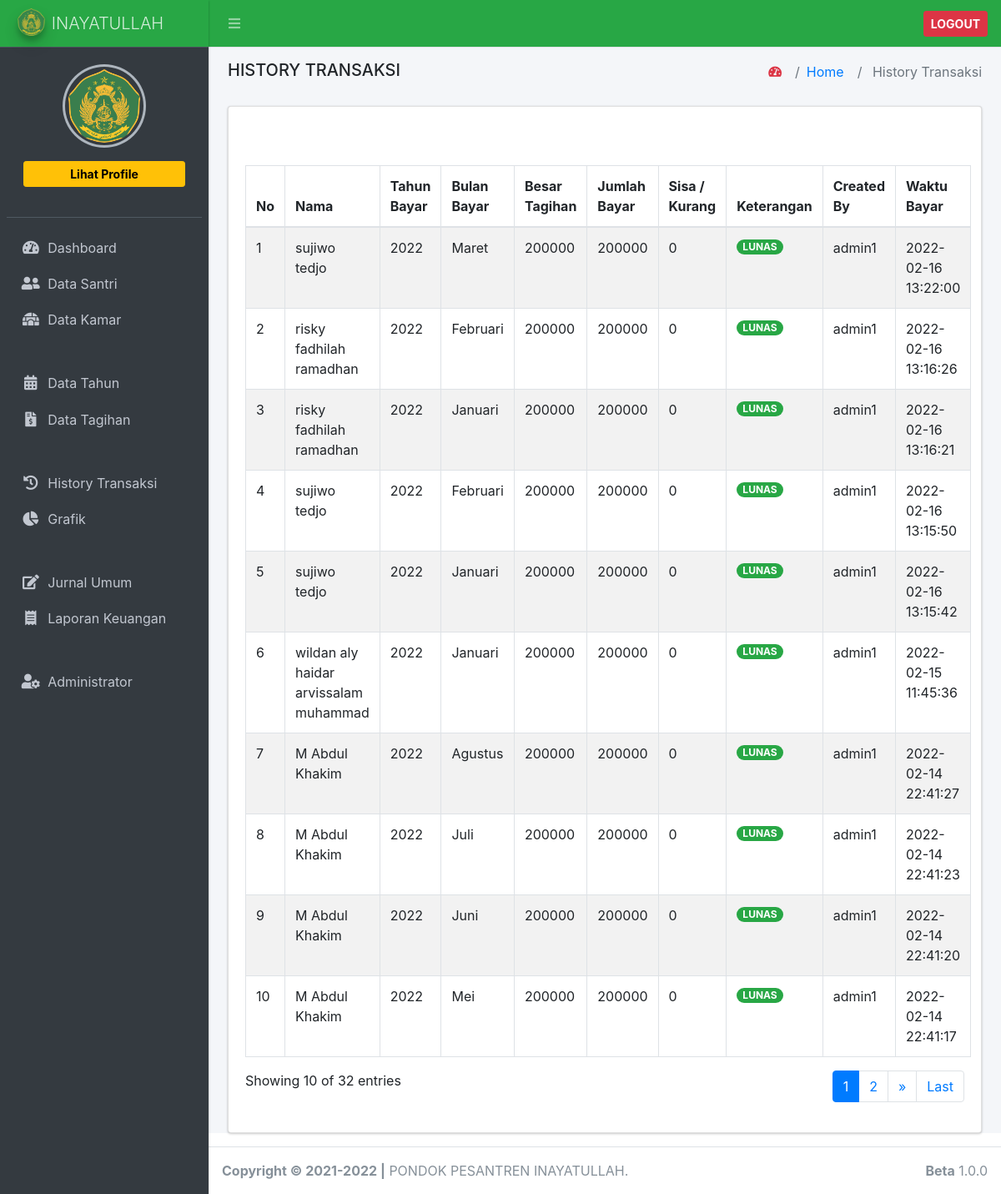
Page /index.php/history_transaksi on the committed database.
### tables this page shows
CREATE TABLE `tb_data_transaksi` (
  `id_data_transaksi` int(11) NOT NULL,
  `id_data_santri` int(11) NOT NULL,
  `id_data_tagihan` int(11) DEFAULT NULL,
  `jumlah_bayar` varchar(100) DEFAULT NULL,
  `sisa` varchar(100) DEFAULT NULL,
  `keterangan` enum('0','1') DEFAULT NULL,
  `tanggal_bayar` datetime DEFAULT NULL,
  `created_by` varchar(200) NOT NULL
);

CREATE TABLE `tb_data_santri` (
  `id` int(11) NOT NULL,
  `nama` varchar(200) NOT NULL,
  `nis` varchar(20) NOT NULL,
  `alamat` varchar(200) NOT NULL,
  `jenis_kelamin` enum('L','P') NOT NULL,
  `id_kamar` int(11) NOT NULL,
  `id_kelas` int(11) NOT NULL,
  `no_hp` varchar(20) NOT NULL,
  `password` varchar(20) NOT NULL,
  `tgl_masuk` date DEFAULT NULL,
  `foto` varchar(200) NOT NULL
);

CREATE TABLE `tb_tahun` (
  `id_tahun` int(11) NOT NULL,
  `nama_tahun` varchar(200) NOT NULL,
  `nominal_tagihan` varchar(200) NOT NULL
);

CREATE TABLE `tb_bulan` (
  `id_bulan` int(11) NOT NULL,
  `nama_bulan` varchar(100) NOT NULL
);

CREATE TABLE `tb_data_tagihan` (
  `id` int(11) NOT NULL,
  `id_tahun` int(11) NOT NULL,
  `id_bulan` int(11) NOT NULL,
  `nominal` varchar(200) NOT NULL
);

### index.php (called while the page is built, shortened)
<?php
require_once BASEPATH.'core/CodeIgniter.php';

### application/config/config.php (called while the page is built, shortened)
<?php
$config['base_url'] = 'http://localhost/spp_inay/';
$config['index_page'] = '';
$config['uri_protocol']    = 'REQUEST_URI';
$config['url_suffix'] = '';
$config['language']    = 'english';
$config['charset'] = 'UTF-8';
$config['enable_hooks'] = FALSE;
$config['subclass_prefix'] = 'MY_';
$config['composer_autoload'] = FALSE;
$config['permitted_uri_chars'] = 'a-z 0-9~%.:_\-';
$config['enable_query_strings'] = FALSE;
$config['controller_trigger'] = 'c';
$config['function_trigger'] = 'm';
$config['directory_trigger'] = 'd';
$config['allow_get_array'] = TRUE;
$config['log_threshold'] = 0;
$config['log_path'] = '';
$config['log_file_extension'] = '';
$config['log_file_permissions'] = 0644;
$config['log_date_format'] = 'Y-m-d H:i:s';
$config['error_views_path'] = '';
$config['cache_path'] = '';
$config['cache_query_string'] = FALSE;
$config['encryption_key'] = '';
$config['sess_driver'] = 'files';
$config['sess_cookie_name'] = 'ci_session';
$config['sess_expiration'] = 7200;
$config['sess_save_path'] = NULL;
$config['sess_match_ip'] = FALSE;
$config['sess_time_to_update'] = 300;
$config['sess_regenerate_destroy'] = FALSE;
$config['cookie_prefix']    = '';
$config['cookie_domain']    = '';
$config['cookie_path']        = '/';
$config['cookie_secure']    = FALSE;
$config['cookie_httponly']     = FALSE;
$config['standardize_newlines'] = FALSE;
$config['global_xss_filtering'] = FALSE;
$config['csrf_protection'] = FALSE;
$config['csrf_token_name'] = 'csrf_test_name';
$config['csrf_cookie_name'] = 'csrf_cookie_name';
$config['csrf_expire'] = 7200;
$config['csrf_regenerate'] = TRUE;
$config['csrf_exclude_uris'] = array();
$config['compress_output'] = FALSE;
$config['time_reference'] = 'local';
$config['rewrite_short_tags'] = FALSE;
$config['proxy_ips'] = '';

### application/models/m_history_transaksi.php (called while the page is built, shortened)
<?php
class m_history_transaksi extends CI_Model
{
	public function count_search_data()
	{
		$this->db->select('*');
		$this->db->where_not_in('tanggal_bayar','');
		return $this->db->get('tb_data_transaksi')->num_rows();
	}
	public function get_search_data($limit, $start)
	{
		$this->db->select('*');
		$this->db->join('tb_data_santri', 'tb_data_santri.id = tb_data_transaksi.id_data_santri');
		$this->db->join('tb_data_tagihan', 'tb_data_tagihan.id = tb_data_transaksi.id_data_tagihan');
		$this->db->join('tb_kamar', 'tb_kamar.id_kamar = tb_data_santri.id_kamar');
		$this->db->join('tb_kelas', 'tb_kelas.id_kelas = tb_data_santri.id_kelas');
		$this->db->join('tb_tahun', 'tb_data_tagihan.id_tahun = tb_tahun.id_tahun');
		$this->db->join('tb_bulan', 'tb_data_tagihan.id_bulan = tb_bulan.id_bulan');
		$this->db->order_by('tb_data_transaksi.tanggal_bayar', 'DESC');
		$this->db->where_not_in('tanggal_bayar','');
		return $this->db->get('tb_data_transaksi', $limit, $start)->result();
	}
}

### application/views/history_transaksi/index.php (the view, shortened to what this page needs)
<div class="card">
    <div class="card-body">
        <div id="example1_wrapper" class="dataTables_wrapper dt-bootstrap4">
            <div class="row d-flex">
                <div class="col-6">
                </div>
                <div class="col-6">
                </div>
            </div>
            <br>
            <div class="row d-flex">
                <div class="col-9">
                </div>
                <div class="col-3">
                </div>
            </div>
            <br>
            <div class="row">
                <div class="col-sm-12">
                    <table id="example1" class="table table-bordered table-striped dataTable" role="grid" aria-describedby="example1_info">
                        <thead>
                            <tr role="row">
                                <th class="sorting_asc" tabindex="0" aria-controls="example1" rowspan="1" colspan="1" aria-sort="ascending" aria-label="No: activate to sort column descending">No</th>
                                <th class="sorting" tabindex="0" aria-controls="example1" rowspan="1" colspan="1" aria-label="Nama: activate to sort column ascending">Nama</th>
                                <th class="sorting" tabindex="0" aria-controls="example1" rowspan="1" colspan="1" aria-label="Alamat: activate to sort column ascending">Tahun Bayar</th>
                                <th class="sorting" tabindex="0" aria-controls="example1" rowspan="1" colspan="1" aria-label="Kamar: activate to sort column ascending">Bulan Bayar</th>
                                <th class="sorting" tabindex="0" aria-controls="example1" rowspan="1" colspan="1" aria-label="Kelas: activate to sort column ascending">Besar Tagihan</th>
                                <th class="sorting" tabindex="0" aria-controls="example1" rowspan="1" colspan="1" aria-label="Kelas: activate to sort column ascending">Jumlah Bayar</th>
                                <th class="sorting" tabindex="0" aria-controls="example1" rowspan="1" colspan="1" aria-label="Kelas: activate to sort column ascending">Sisa / Kurang</th>
                                <th class="sorting" tabindex="0" aria-controls="example1" rowspan="1" colspan="1" aria-label="Kelas: activate to sort column ascending">Keterangan</th>
                                <th class="sorting" tabindex="0" aria-controls="example1" rowspan="1" colspan="1" aria-label="Kelas: activate to sort column ascending">Created By</th>
                                <th class="sorting" tabindex="0" aria-controls="example1" rowspan="1" colspan="1" aria-label="Kelas: activate to sort column ascending">Waktu Bayar</th>
                            </tr>
                        </thead>
                        <tbody>
                            <?php
                            $no = 0;
                            $urut = 0;
                            foreach ($history_transaksi as $ds) {
                                $no++
                            ?>
                                <tr role="row" class="odd">
                                    <td><?= ++$start ?></td>
                                    <td><?= $ds->nama; ?></td>
                                    <td><?= $ds->nama_tahun; ?></td>
                                    <td><?= $ds->nama_bulan; ?></td>
                                    <td><?= $ds->nominal; ?></td>
                                    <td>
                                        <?php
                                        if ($ds->jumlah_bayar) {
                                            echo $ds->jumlah_bayar;
                                        } else if ($urut == 0) { ?>
                                            <?php $urut++; ?>
                                            <a type="button" class="btn btn-sm btn-primary" data-toggle="tooltip" data-placement="top" title="Input Transaksi" href="<?= base_url('history_transaksi/add/') ?><?= $ds->id_data_transaksi ?>">Input Transaksi</a>
                                            <?php } else { ?>
                                                <a type="button" aria-disabled="true" class="btn btn-sm btn-primary disabled" data-toggle="tooltip" data-placement="top" title="Input Transaksi" href="<?= base_url('history_transaksi/add/') ?><?= $ds->id_data_transaksi ?>">Input Transaksi</a>
                                        <?php } ?>
                                    </td>
                                    <td>
                                        <?php if ($ds->sisa > 0) { ?>
                                            <?php $urut--; ?>
                                            <a href=""><?= $ds->sisa; ?></a>
                                            <!-- <button type="button" class="btn btn-default" data-toggle="modal" data-target="#modal-default">
                                                <?= $ds->sisa; ?>
                                            </button> -->
                                            <?php } else if ($ds->sisa < 0) { ?>
                                                <?php $urut--; ?>
                                                <p><?= $ds->sisa; ?></p>
                                                <?php } else { ?>
                                                    <?= $ds->sisa; ?>
                                                    <?php } ?>
                                                </td>
                                                <td>
                                            <?php
                                            if ($ds->keterangan == 1) { ?>
                                            <h6><span class="badge badge-pill badge-success">LUNAS</span></h6>
                                            <?php } elseif ($ds->keterangan == '0') { ?>
                                                <h6><span class="badge badge-pill badge-success">BELUM LUNAS</span></h6>
                                                <?php } ?>
                                            </td>
                                            <td><?= $ds->created_by; ?></td>
                                            <td><?= $ds->tanggal_bayar; ?></td>
                                        </tr>
                                        <?php
                            } ?>
                        </tbody>
                    </table>
                </div>
            </div>
            <div class="row">
                <div class="col-sm-12 col-md-5">
                    <div class="dataTables_info" id="example1_info" role="status" aria-live="polite">Showing <?= $no; ?> of <?= $jumlah_data; ?> entries</div>
                </div>
                <div class="col-sm-12 col-md-7 float-right">
                    <div class="dataTables_paginate paging_simple_numbers float-right" id="example1_paginate">
                        <?= $pagination; ?>
                    </div>
                </div>
            </div>
        </div>
    </div>
</div>

### rows in the picture
tb_data_transaksi: id_data_santri.nama "sujiwo tedjo", tb_tahun.nama_tahun "2022", tb_bulan.nama_bulan "Maret", id_data_tagihan.nominal "200000", jumlah_bayar "200000", sisa "0", keterangan "LUNAS", created_by "admin1", tanggal_bayar "2022-02-16 13:22:00"
tb_data_transaksi: id_data_santri.nama "risky fadhilah ramadhan", tb_tahun.nama_tahun "2022", tb_bulan.nama_bulan "Februari", id_data_tagihan.nominal "200000", jumlah_bayar "200000", sisa "0", keterangan "LUNAS", created_by "admin1", tanggal_bayar "2022-02-16 13:16:26"
tb_data_transaksi: id_data_santri.nama "risky fadhilah ramadhan", tb_tahun.nama_tahun "2022", tb_bulan.nama_bulan "Januari", id_data_tagihan.nominal "200000", jumlah_bayar "200000", sisa "0", keterangan "LUNAS", created_by "admin1", tanggal_bayar "2022-02-16 13:16:21"
tb_data_transaksi: id_data_santri.nama "sujiwo tedjo", tb_tahun.nama_tahun "2022", tb_bulan.nama_bulan "Februari", id_data_tagihan.nominal "200000", jumlah_bayar "200000", sisa "0", keterangan "LUNAS", created_by "admin1", tanggal_bayar "2022-02-16 13:15:50"
tb_data_transaksi: id_data_santri.nama "sujiwo tedjo", tb_tahun.nama_tahun "2022", tb_bulan.nama_bulan "Januari", id_data_tagihan.nominal "200000", jumlah_bayar "200000", sisa "0", keterangan "LUNAS", created_by "admin1", tanggal_bayar "2022-02-16 13:15:42"
tb_data_transaksi: id_data_santri.nama "wildan aly haidar arvissalam muhammad", tb_tahun.nama_tahun "2022", tb_bulan.nama_bulan "Januari", id_data_tagihan.nominal "200000", jumlah_bayar "200000", sisa "0", keterangan "LUNAS", created_by "admin1", tanggal_bayar "2022-02-15 11:45:36"
tb_data_transaksi: id_data_santri.nama "M Abdul Khakim", tb_tahun.nama_tahun "2022", tb_bulan.nama_bulan "Agustus", id_data_tagihan.nominal "200000", jumlah_bayar "200000", sisa "0", keterangan "LUNAS", created_by "admin1", tanggal_bayar "2022-02-14 22:41:27"
tb_data_transaksi: id_data_santri.nama "M Abdul Khakim", tb_tahun.nama_tahun "2022", tb_bulan.nama_bulan "Juli", id_data_tagihan.nominal "200000", jumlah_bayar "200000", sisa "0", keterangan "LUNAS", created_by "admin1", tanggal_bayar "2022-02-14 22:41:23"
tb_data_transaksi: id_data_santri.nama "M Abdul Khakim", tb_tahun.nama_tahun "2022", tb_bulan.nama_bulan "Juni", id_data_tagihan.nominal "200000", jumlah_bayar "200000", sisa "0", keterangan "LUNAS", created_by "admin1", tanggal_bayar "2022-02-14 22:41:20"
tb_data_transaksi: id_data_santri.nama "M Abdul Khakim", tb_tahun.nama_tahun "2022", tb_bulan.nama_bulan "Mei", id_data_tagihan.nominal "200000", jumlah_bayar "200000", sisa "0", keterangan "LUNAS", created_by "admin1", tanggal_bayar "2022-02-14 22:41:17"

### other values in the picture
$title "HISTORY TRANSAKSI"
$title "History Transaksi"
$no "10"
$jumlah_data "32"
$pagination "1 2 » Last"
